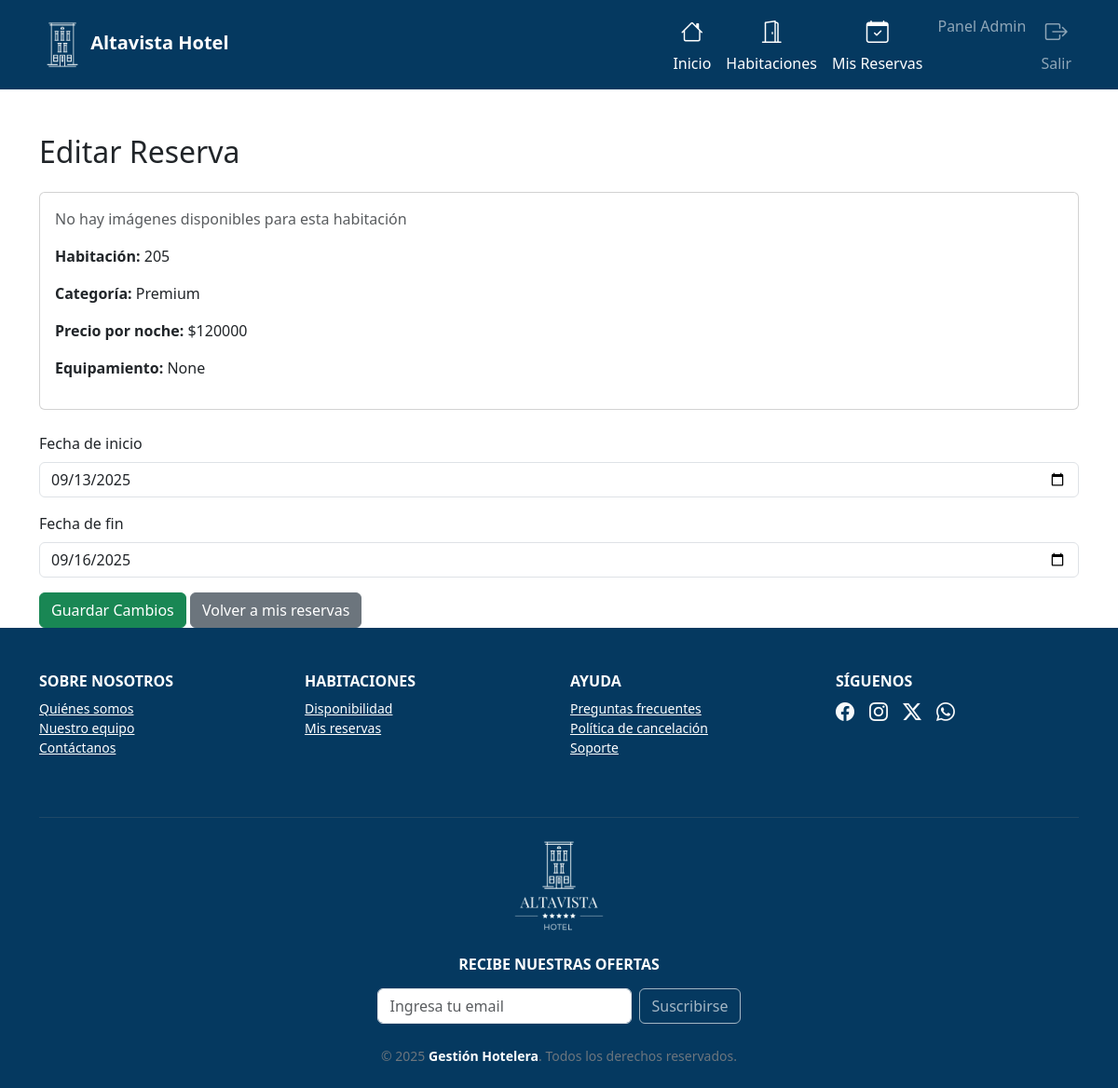
Screenshot of /reservas/3/editar/ (signed in) with the database file from the repository.
### reservas/models.py (models this page shows, shortened)
class Reserva(models.Model):
    cliente = models.ForeignKey(Cliente, on_delete=models.CASCADE)
    habitacion = models.ForeignKey(Habitacion, on_delete=models.CASCADE)
    fecha_inicio = models.DateField()
    fecha_fin = models.DateField()
    fecha_reserva = models.DateTimeField(auto_now_add=True)
    confirmada = models.BooleanField(default=False)
    monto_total = models.IntegerField(blank=True, null=True)   # <-- ahora entero
    monto_reserva = models.IntegerField(blank=True, null=True) # <-- ahora entero

class Habitacion(models.Model):
    CATEGORIAS = [
        ('TURISTA', 'Turista'),
        ('PREMIUM', 'Premium'),
    ]
    numero = models.IntegerField(unique=True)
    categoria = models.CharField(max_length=10, choices=CATEGORIAS)
    descripcion = models.TextField()
    equipamiento = models.TextField(blank=True, null=True)  # agregado
    precio_diario = models.IntegerField()  # <-- ahora entero
    disponible = models.BooleanField(default=True)

### reservas/views.py (the view)
# urls.py: path('reservas/<int:reserva_id>/editar/', views.editar_reserva, name='editar_reserva'),
@login_required
def editar_reserva(request, reserva_id):
    reserva = get_object_or_404(Reserva, id=reserva_id, cliente__email=request.user.email)
    if request.method == "POST":
        form = ReservaForm(request.POST, instance=reserva)
        if form.is_valid():
            nueva_reserva = form.save(commit=False)
            if Reserva.objects.filter(
                habitacion=nueva_reserva.habitacion,
                fecha_inicio__lte=nueva_reserva.fecha_fin,
                fecha_fin__gte=nueva_reserva.fecha_inicio
            ).exclude(id=reserva.id).exists():
                form.add_error(None, "⚠️ La habitación ya está reservada en esas fechas.")
            else:
                dias = (nueva_reserva.fecha_fin - nueva_reserva.fecha_inicio).days + 1
                nueva_reserva.monto_total = dias * reserva.habitacion.precio_diario
                nueva_reserva.monto_reserva = int(nueva_reserva.monto_total * 0.3)
                nueva_reserva.save()
                messages.success(request, "✅ Reserva actualizada con éxito.")
                return redirect("mis_reservas")
    else:
        form = ReservaForm(instance=reserva)
    return render(request, "reservas/editar_reserva.html", {
        "form": form,
        "reserva": reserva
    })

### reservas/forms.py (shortened to what this page needs)
class ReservaForm(forms.ModelForm):
    class Meta:
        model = Reserva
        fields = ["fecha_inicio", "fecha_fin"]
        widgets = {
            "fecha_inicio": forms.DateInput(attrs={"class": "form-control", "type": "date"}),
            "fecha_fin": forms.DateInput(attrs={"class": "form-control", "type": "date"}),
        }

### reservas/templatetags/custom_tags.py (called while the page is built)
@register.filter(name='has_group')
def has_group(user, group_name):
    return user.groups.filter(name=group_name).exists()

### templates/reservas/editar_reserva.html (shortened to what this page needs)
{% extends "reservas/base.html" %}
{% block content %}
<div class="container mt-5">
<h2 class="mb-4">Editar Reserva</h2>
<div class="card mb-4">
  <div class="card-body">
    <div class="row">
  {% for img in reserva.habitacion.imagenes.all %}
    <div class="col-md-4 mb-3">
      <img src="{{ img.imagen.url }}" class="img-fluid rounded" alt="Imagen de habitación">
    </div>
  {% empty %}
    <p class="text-muted">No hay imágenes disponibles para esta habitación</p>
  {% endfor %}
</div>
    <p><strong>Habitación:</strong> {{ reserva.habitacion.numero }}</p>
    <p><strong>Categoría:</strong> {{ reserva.habitacion.get_categoria_display }}</p>
    <p><strong>Precio por noche:</strong> ${{ reserva.habitacion.precio_diario }}</p>
    <p><strong>Equipamiento:</strong> {{ reserva.habitacion.equipamiento }}</p>
  </div>
</div>
<form method="post" class="needs-validation" novalidate>
  <div class="mb-3">
    <label for="id_fecha_inicio" class="form-label">Fecha de inicio</label>
    {{ form.fecha_inicio }}
  </div>
  <div class="mb-3">
    <label for="id_fecha_fin" class="form-label">Fecha de fin</label>
    {{ form.fecha_fin }}
  </div>
  <button type="submit" class="btn btn-success">Guardar Cambios</button>
  <a href="{% url 'mis_reservas' %}" class="btn btn-secondary">Volver a mis reservas</a>
</form>
</div>
{% endblock %}

### static/css/styles.css (style rules this page uses)
html, body { height: 100%; margin: 0; padding: 0; }

### rows the page displays
Reserva: habitacion.numero "205", habitacion.categoria "Premium", habitacion.precio_diario "120000", habitacion.equipamiento "None", fecha_inicio "09/13/2025", fecha_fin "09/16/2025"
